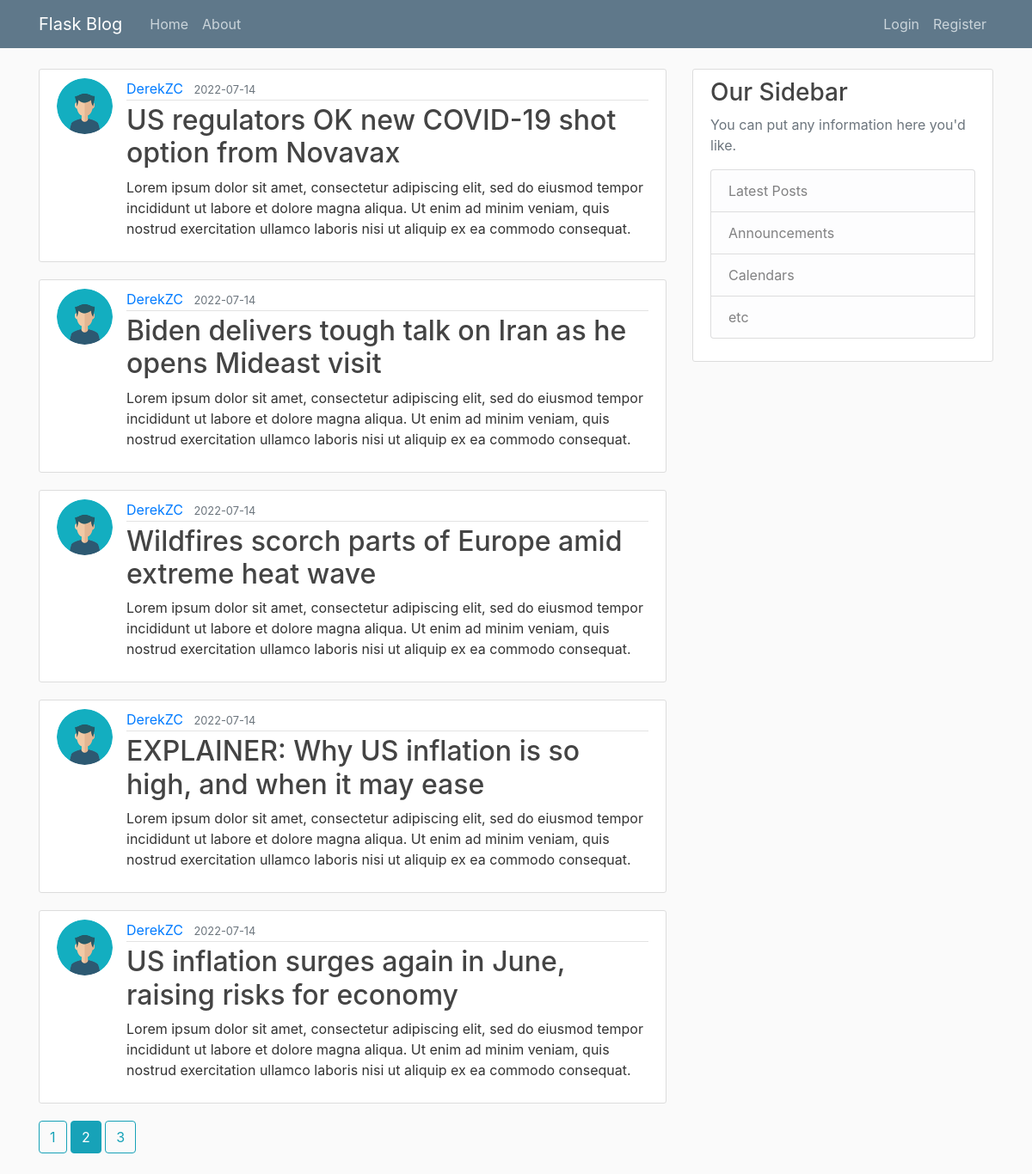
The page /home?page=2 on the database its author committed.
### flaskblog/models.py (models this page shows, shortened)
class Post(db.Model):
    id          = db.Column(db.Integer, primary_key=True)
    title       = db.Column(db.String(100), nullable=False)
    date_posted = db.Column(db.DateTime, nullable=False, default=datetime.utcnow)
    content     = db.Column(db.Text, nullable=False)
    user_id     = db.Column(db.Integer, db.ForeignKey('user.id'), nullable=False) # user.id is going to be the user who authored the post

class User(db.Model, UserMixin):
    id         = db.Column(db.Integer, primary_key=True)    # primary_key is a unique id for our user
    username   = db.Column(db.String(20), unique=True, nullable=False)   # 20 character max length, must be unique, can't null bc username required
    email      = db.Column(db.String(120), unique=True, nullable=False)
    image_file = db.Column(db.String(20), nullable=False, default='default.jpg')
    password   = db.Column(db.String(60), nullable=False)
    posts      = db.relationship('Post', backref='author', lazy=True)    # runs in the background b/c not a column

### flaskblog/main/routes.py (the view)
@main.route("/")
@main.route("/home")
def home():
    page = request.args.get('page', 1, type=int)    # default page set to 1
    posts = Post.query.order_by(Post.date_posted.desc()).paginate(page=page, per_page=5)
    return render_template('home.html', posts=posts)

### flaskblog/templates/home.html
{% extends "layout.html" %}
{% block content %}
    {% for post in posts.items %}
        <article class="media content-section">
            <img class="rounded-circle article-img" src="{{ url_for('static', filename='profile_pics/' + post.author.image_file) }}" alt="">
            <div class="media-body">
                <div class="article-metadata">
                    <a class="mr-2" href="{{ url_for('users.user_posts', username=post.author.username) }}">{{ post.author.username }}</a>
                    <small class="text-muted">{{ post.date_posted.strftime('%Y-%m-%d') }}</small>
                </div>
                <h2><a class="article-title" href="{{ url_for('posts.post', post_id=post.id) }}">{{ post.title }}</a></h2>
                <p class="article-content">{{ post.content }}</p>
            </div>
        </article>
    {% endfor %}
    {% for page_num in posts.iter_pages(left_edge=1, right_edge=1, left_current=1, right_current=2) %}
        {% if page_num %}
            {% if posts.page == page_num %}
                <a class="btn btn-info mb-4" href="{{ url_for('main.home', page=page_num) }}">{{ page_num }}</a>
            {% else %}
                <a class="btn btn-outline-info mb-4" href="{{ url_for('main.home', page=page_num) }}">{{ page_num }}</a>
            {% endif %}
        {% else %}
            ...
        {% endif %}
    {% endfor %}
{% endblock content %}

### flaskblog/static/main.css (style rules this page uses)
body { background: #fafafa; color: #333333; margin-top: 5rem; }
h1, h2, h3, h4, h5, h6 { color: #444444; }
.content-section { background: #ffffff; padding: 10px 20px; border: 1px solid #dddddd; border-radius: 3px; margin-bottom: 20px; }
.article-title { color: #444444; }
.article-content { white-space: pre-line; }
.article-img { height: 65px; width: 65px; margin-right: 16px; }
.article-metadata { padding-bottom: 1px; margin-bottom: 4px; border-bottom: 1px solid #e3e3e3 }

### rows shown on the page
Post: image_file (picture), author.username "DerekZC", date_posted "2022-07-14", title "US regulators OK new COVID-19 shot option from Novavax", content "Lorem ipsum dolor sit amet, consectetur adipiscing elit, sed do eiusmod tempor incididunt ut labore et dolore magna aliqua. Ut enim ad minim veniam, quis nostrud exercitation ullamco laboris nisi ut aliquip ex ea commodo consequat."
Post: image_file (picture), author.username "DerekZC", date_posted "2022-07-14", title "Biden delivers tough talk on Iran as he opens Mideast visit", content "Lorem ipsum dolor sit amet, consectetur adipiscing elit, sed do eiusmod tempor incididunt ut labore et dolore magna aliqua. Ut enim ad minim veniam, quis nostrud exercitation ullamco laboris nisi ut aliquip ex ea commodo consequat."
Post: image_file (picture), author.username "DerekZC", date_posted "2022-07-14", title "Wildfires scorch parts of Europe amid extreme heat wave", content "Lorem ipsum dolor sit amet, consectetur adipiscing elit, sed do eiusmod tempor incididunt ut labore et dolore magna aliqua. Ut enim ad minim veniam, quis nostrud exercitation ullamco laboris nisi ut aliquip ex ea commodo consequat."
Post: image_file (picture), author.username "DerekZC", date_posted "2022-07-14", title "EXPLAINER: Why US inflation is so high, and when it may ease", content "Lorem ipsum dolor sit amet, consectetur adipiscing elit, sed do eiusmod tempor incididunt ut labore et dolore magna aliqua. Ut enim ad minim veniam, quis nostrud exercitation ullamco laboris nisi ut aliquip ex ea commodo consequat."
Post: image_file (picture), author.username "DerekZC", date_posted "2022-07-14", title "US inflation surges again in June, raising risks for economy", content "Lorem ipsum dolor sit amet, consectetur adipiscing elit, sed do eiusmod tempor incididunt ut labore et dolore magna aliqua. Ut enim ad minim veniam, quis nostrud exercitation ullamco laboris nisi ut aliquip ex ea commodo consequat."

### other values the page prints
{{ page_num }} "1" "3"
{{ page_num }} "2"
